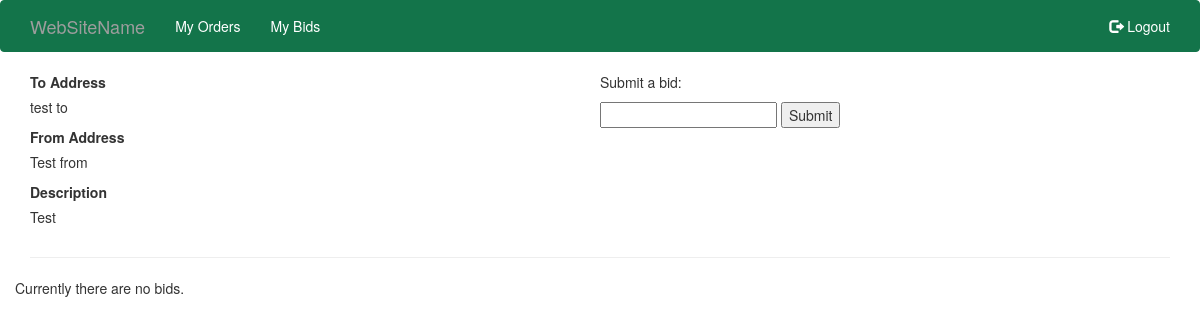
Screenshot of /order/detail/4/ with the database file from the repository.
### order/models.py (models this page shows, shortened)
class Order(models.Model):
    user = models.ForeignKey(User)
    from_address = models.CharField(max_length=500)
    to_address = models.CharField(max_length=500)
    description = models.TextField()

### order/edit_views.py (the view)
# urls.py: url('^order/detail/(?P<pk>[0-9]+)/$', (GenericDetail.as_view(template_name = 'order_detail.html', model=Order)), name='order_detail'),
class GenericDetail(DetailView):
    def __init__(self, **kwargs):
        super(GenericDetail, self).__init__(**kwargs)
    def get_context_data(self, **kwargs):
        context = super(GenericDetail, self).get_context_data(**kwargs)
        if resolve(self.request.path_info).url_name == 'order_detail':
            context['bids'] = Bids.objects.filter(order=kwargs['object'])
        return context

### order/templates/order_detail.html (shortened to what this page needs)
{% extends 'base.html' %}
{% block content %}
<div class="row">
    <div class="col-md-6">
        <p class="bold detail-label">To Address</p>
        <span class="detail-text">
            {{object.to_address}}
        </span>
        <p class="bold detail-label">From Address</p>
        <span class="detail-text">
            {{object.from_address}}
        </span>
        <p class="bold detail-label">Description</p>
        <span class="detail-text">
            {{object.description}}
        </span>
    </div>
    <div class="col-md-6">
        <div class="row">
            <p>Submit a bid:</p>
            <form action="{% url 'bid_create' object.id %}" method="POST">
                <input type="number" name="amount">
                <input type="submit" value="Submit"/>
            </form>
        </div>
    </div>
</div>
<hr>
<div class="row">
    {% if bids.0 %}
    <table class="table">
        <tr>
            <th>Bidder</th>
            <th>Bid Amount</th>
        </tr>
        {% for bid in bids %}
        <tr>
            <td>{{bid.user.first_name}} {{bid.user.last_name}}</td>
            <td>{{bid.amount}}</td>
        </tr>
        {% endfor %}
    </table>
    {% else %}
        <p>Currently there are no bids.</p>
    {% endif %}
</div>
{% endblock %}

### order/templates/order_detail.html (style rules this page uses)
.detail-label { font-weight: 800; margin-bottom: 5px; }
.detail-text { margin-bottom: 10px; display: block; }

### rows the page displays
Order: to_address "test to", from_address "Test from", description "Test"
